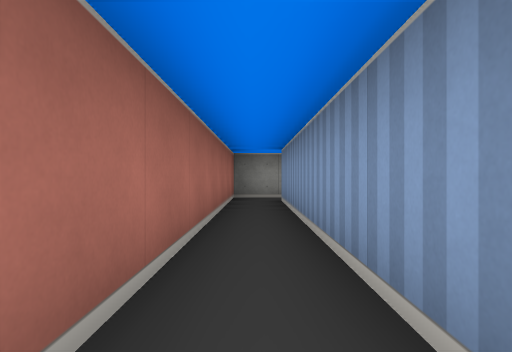
view 1 (above)

15 first-person views from a walk through a cub3D level. The camera is about half as high as the walls, looks level and sees 75° across. The floor is counted in squares. Each view is taken from the middle of a square. On the plan, view 1 faces up. The plan holds only what a view shows up to about 9 squares ahead; the rest is blank.

view 2
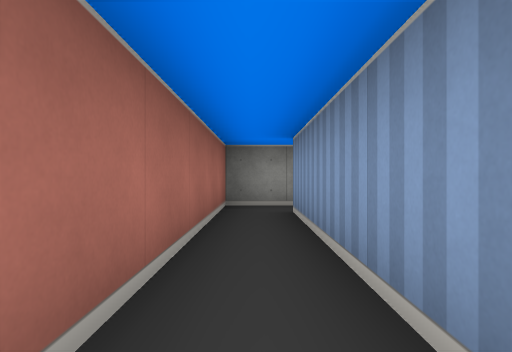

view 3
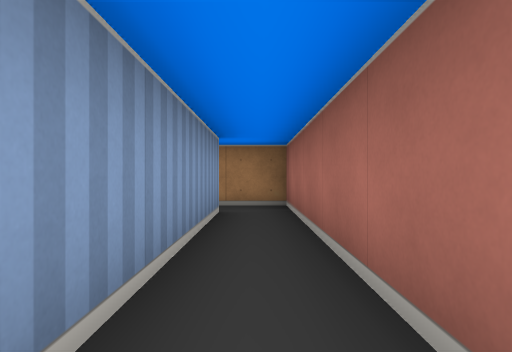

view 4
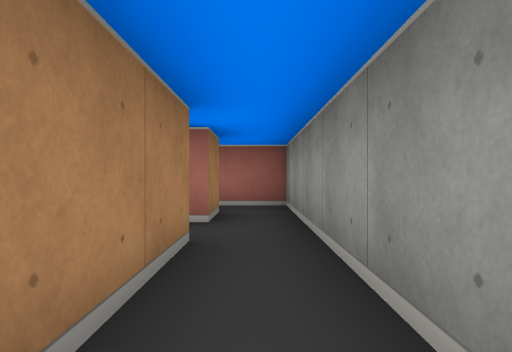

view 5
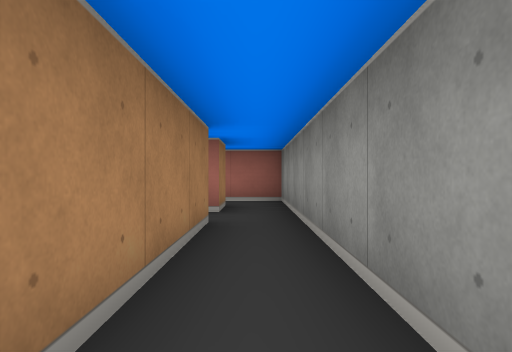

view 6
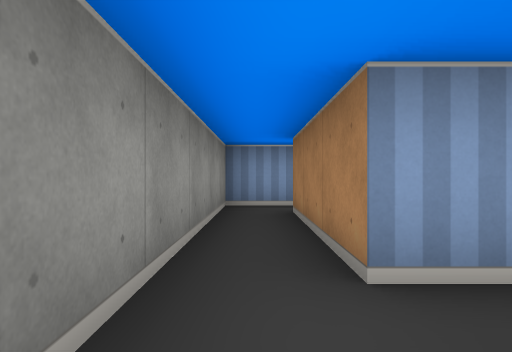

view 7
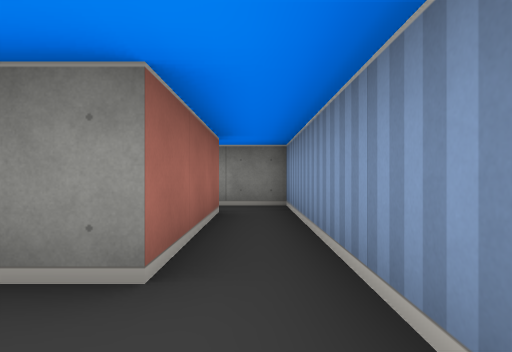

view 8
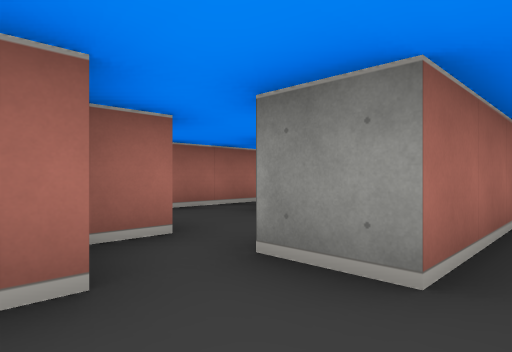

view 9
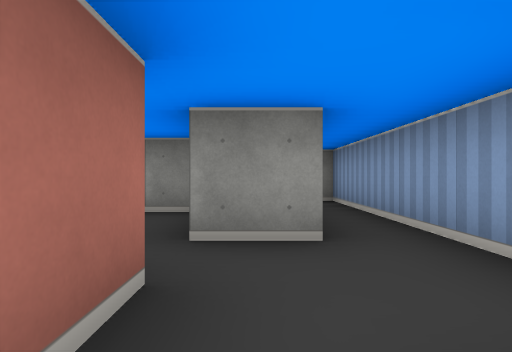

view 10
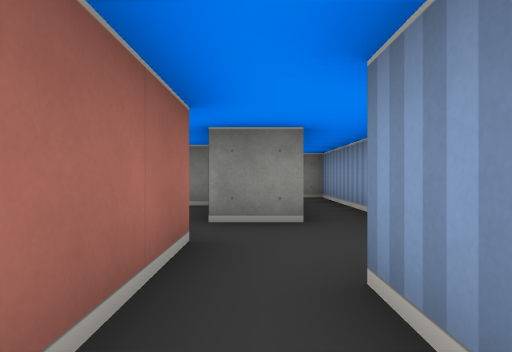

view 11
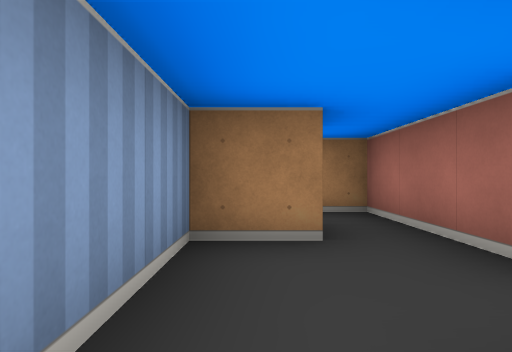

view 12
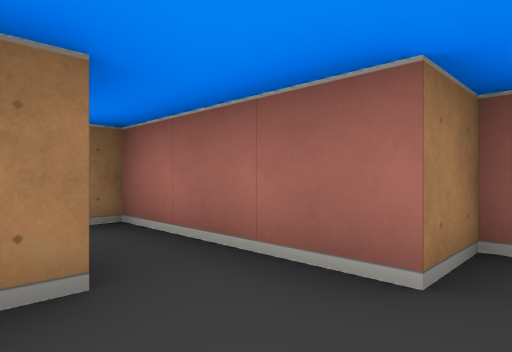

view 13
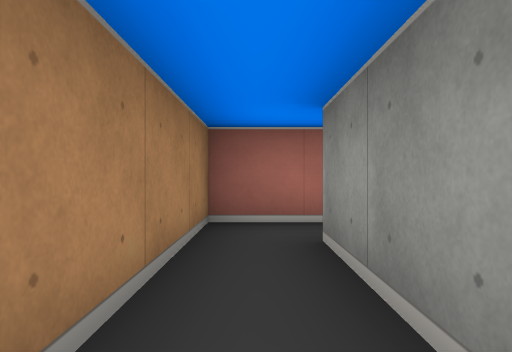

view 14
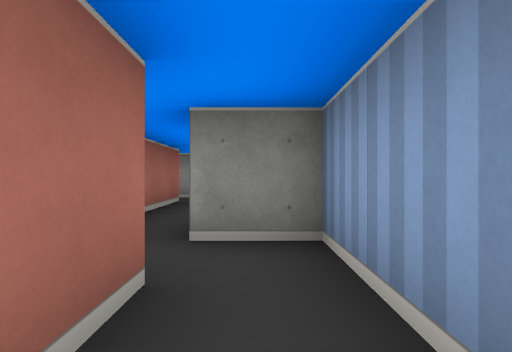

view 15
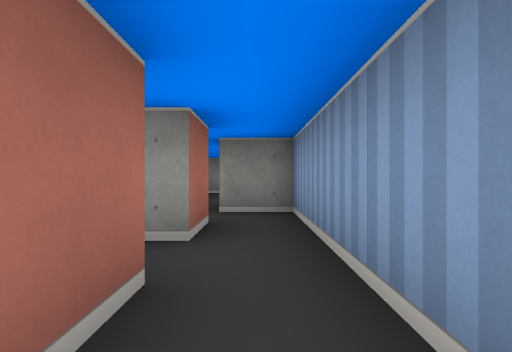

### Floor plan
Key: @ floor where view 1 was taken; # wall or solid block; . floor.
Columns run from 1 left of view 1 to 7 right of it. Each row starts with its distance up from view 1.
  8 #########
  7 #.......#
  6 #.#.###.#
  5 #.#...#.#
  4 #.#...#.#
  3 #.#.#...#
  2 #.#.##..#
  1 #.##.#.##
  0 #@...#.
 -1 ####.##
 -2     .

Positions as (right, up) in squares from view 1, and headings:
1: (0, 0), facing up
2: (0, 2), facing up
3: (0, 5), facing down
4: (5, 7), facing left
5: (6, 7), facing left
6: (1, 7), facing right
7: (6, 2), facing up
8: (6, 2), facing up-left
9: (5, 1), facing up
10: (5, 0), facing up
11: (6, 4), facing down
12: (6, 3), facing down-left
13: (3, 0), facing left
14: (3, 0), facing up
15: (3, -2), facing up
